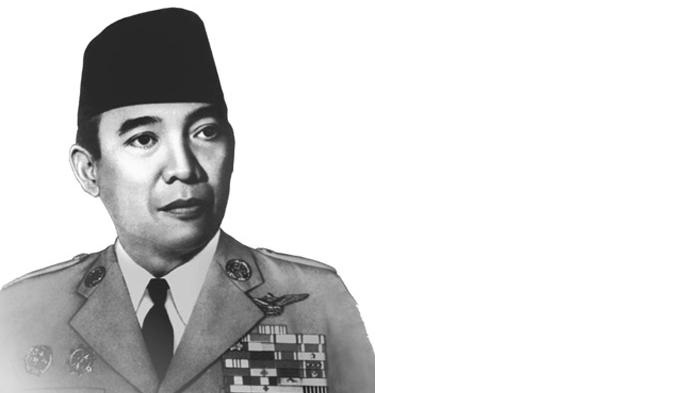
#> input picture Pertemuan2/soekarno.jpg, 700 x 393 px
$ python LKP6.py
#> lines starting #> are read from the running program, lines starting #| are printed output that depends on the picture
import numpy as np
import cv2 as cv

soekarnoIMG = cv.imread("../soekarno.jpg")
#> soekarnoIMG is the input picture: shape (393, 700, 3); min 18, max 255, mean 216.2
hattaIMG = cv.imread("../hatta2.jpg")
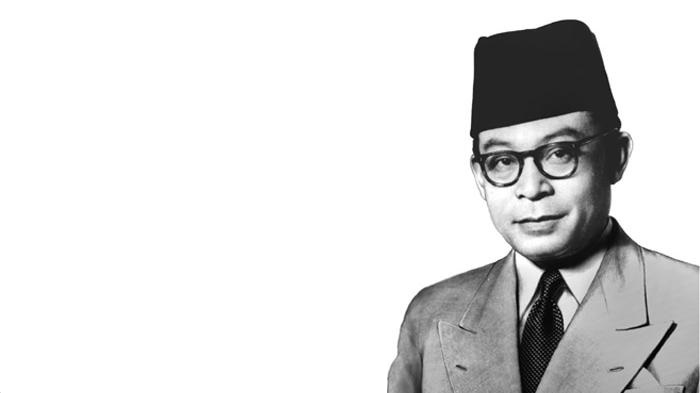
#> input picture Pertemuan2/hatta2.jpg, 700 x 393 px
#> hattaIMG is the input picture: shape (393, 700, 3); min 0, max 255, mean 221.2

hattaIMGcut = hattaIMG[0:393, 390:700]
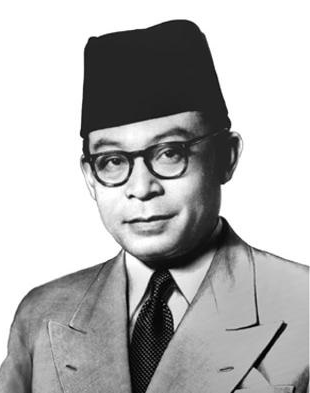
#> hattaIMGcut: shape (393, 310, 3); min 0, max 255, mean 178.8
soekarnoIMG[0:393, 390:700] = hattaIMGcut
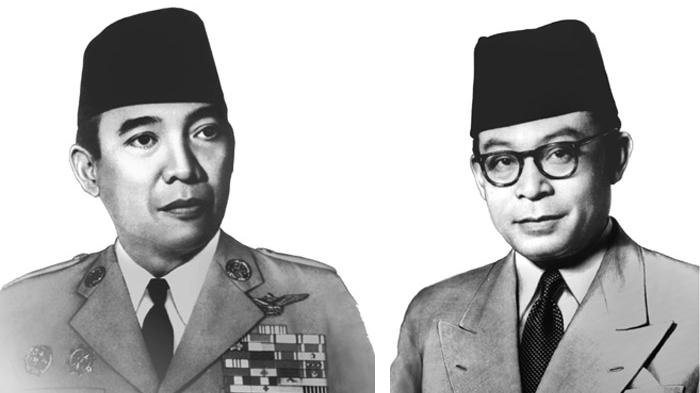
#> soekarnoIMG: shape (393, 700, 3); min 0, max 255, mean 182.5

cv.namedWindow("soekarno", cv.WINDOW_NORMAL)
cv.imshow("soekarno", soekarnoIMG)

cv.waitKey(0)
cv.destroyAllWindows()
